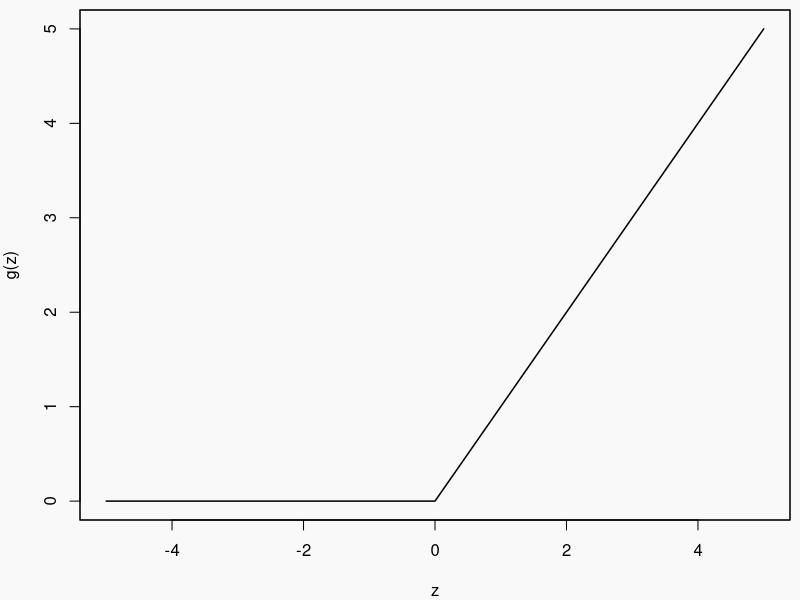
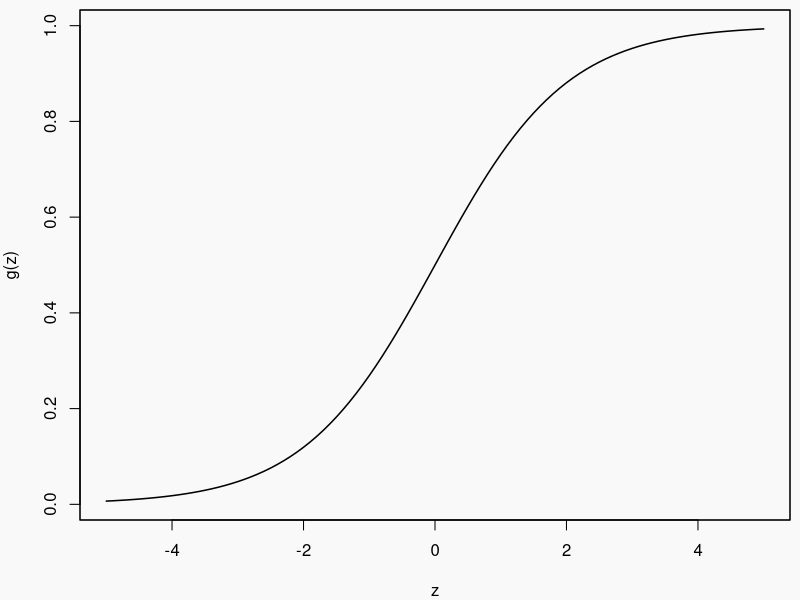

Write R code to recreate these figures, in order.
relu <- function(z) pmax(z, 0)
svg("relu.svg", width = 6, height = 4)
par(lwd = 1.5, mai = c(0.8, 0.8, 0.1, 0.1), bg = "#f9f9f9")
plot(relu, -5, 5, xlab = "z", ylab = "g(z)")
dev.off()


sigmoid <- function(z) 1/(1+exp(-z))
svg("sigmoid.svg", width = 6, height = 4)
par(lwd = 1.5, mai = c(0.8, 0.8, 0.1, 0.1), bg = "#f9f9f9")
plot(sigmoid, -5, 5, xlab = "z", ylab = "g(z)")
dev.off()
